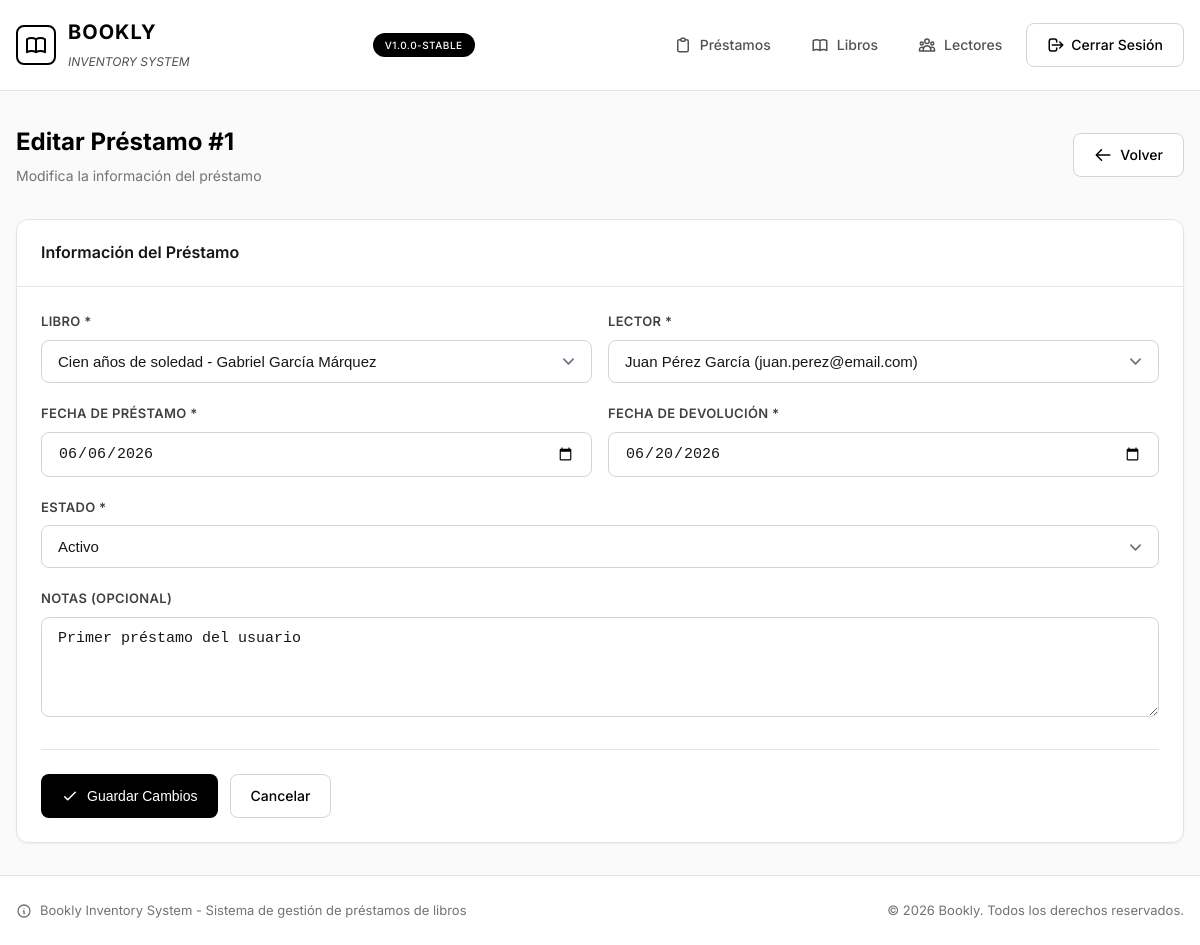
Screenshot of /edit_loan.php?id=1 (signed in) with the database file from the repository.
### tables this page shows
CREATE TABLE IF NOT EXISTS loans (
    id INT AUTO_INCREMENT PRIMARY KEY,
    book_id INT NOT NULL,
    reader_id INT NOT NULL,
    loan_date DATE NOT NULL,
    due_date DATE NOT NULL,
    return_date DATE NULL,
    status ENUM('active', 'returned', 'overdue') DEFAULT 'active',
    notes TEXT,
    created_at TIMESTAMP DEFAULT CURRENT_TIMESTAMP,
    updated_at TIMESTAMP DEFAULT CURRENT_TIMESTAMP ON UPDATE CURRENT_TIMESTAMP,
    FOREIGN KEY (book_id) REFERENCES books(id) ON DELETE CASCADE,
    FOREIGN KEY (reader_id) REFERENCES readers(id) ON DELETE CASCADE
);

CREATE TABLE IF NOT EXISTS books (
    id INT AUTO_INCREMENT PRIMARY KEY,
    title VARCHAR(255) NOT NULL,
    author VARCHAR(255) NOT NULL,
    isbn VARCHAR(20) UNIQUE,
    category VARCHAR(100),
    available_copies INT DEFAULT 1,
    total_copies INT DEFAULT 1,
    created_at TIMESTAMP DEFAULT CURRENT_TIMESTAMP,
    updated_at TIMESTAMP DEFAULT CURRENT_TIMESTAMP ON UPDATE CURRENT_TIMESTAMP
);

CREATE TABLE IF NOT EXISTS readers (
    id INT AUTO_INCREMENT PRIMARY KEY,
    full_name VARCHAR(255) NOT NULL,
    email VARCHAR(255) UNIQUE NOT NULL,
    phone VARCHAR(20),
    address TEXT,
    membership_date DATE DEFAULT (CURRENT_DATE),
    status ENUM('active', 'inactive', 'suspended') DEFAULT 'active',
    created_at TIMESTAMP DEFAULT CURRENT_TIMESTAMP,
    updated_at TIMESTAMP DEFAULT CURRENT_TIMESTAMP ON UPDATE CURRENT_TIMESTAMP
);

### edit_loan.php (the view, shortened to what this page needs)
<?php
$loan = null;
$loan_id = isset($_GET['id']) ? (int)$_GET['id'] : 0;
try {
    $db = getDB();
    $stmt = $db->prepare("SELECT * FROM loans WHERE id = ?");
    $stmt->execute([$loan_id]);
    $loan = $stmt->fetch();
    $books = $db->query("SELECT id, title, author, available_copies FROM books ORDER BY title")->fetchAll();
    $readers = $db->query("SELECT id, full_name, email FROM readers ORDER BY full_name")->fetchAll();
} catch (PDOException $e) {
    header("Location: index.php?error=" . urlencode("Error al cargar el préstamo."));
    exit;
}
include 'includes/header.php';
?>
<div class="page-header">
    <div>
        <h2 class="page-title">Editar Préstamo #<?php echo $loan_id; ?></h2>
        <p class="page-subtitle">Modifica la información del préstamo</p>
    </div>
    <a href="index.php" class="btn btn-secondary">
        <svg xmlns="http://www.w3.org/2000/svg" fill="none" viewBox="0 0 24 24" stroke="currentColor" stroke-width="2">
            <path stroke-linecap="round" stroke-linejoin="round" d="M10 19l-7-7m0 0l7-7m-7 7h18" />
        </svg>
        Volver
    </a>
</div>
<div class="card">
    <div class="card-header">
        <h3 class="card-title">Información del Préstamo</h3>
    </div>
    <div class="card-body">
        <form method="POST" action="">
            <div class="form-row">
                <div class="form-group">
                    <label for="book_id" class="form-label">Libro *</label>
                    <select name="book_id" id="book_id" class="form-control" required>
                        <?php foreach ($books as $book): ?>
                        <option value="<?php echo $book['id']; ?>" <?php echo ($loan['book_id'] == $book['id']) ? 'selected' : ''; ?>>
                            <?php echo htmlspecialchars($book['title'] . ' - ' . $book['author']); ?>
                        </option>
                        <?php endforeach; ?>
                    </select>
                </div>
                <div class="form-group">
                    <label for="reader_id" class="form-label">Lector *</label>
                    <select name="reader_id" id="reader_id" class="form-control" required>
                        <?php foreach ($readers as $reader): ?>
                        <option value="<?php echo $reader['id']; ?>" <?php echo ($loan['reader_id'] == $reader['id']) ? 'selected' : ''; ?>>
                            <?php echo htmlspecialchars($reader['full_name'] . ' (' . $reader['email'] . ')'); ?>
                        </option>
                        <?php endforeach; ?>
                    </select>
                </div>
            </div>
            <div class="form-row">
                <div class="form-group">
                    <label for="loan_date" class="form-label">Fecha de Préstamo *</label>
                    <input type="date" name="loan_date" id="loan_date" class="form-control"
                           value="<?php echo htmlspecialchars($loan['loan_date']); ?>" required>
                </div>
                <div class="form-group">
                    <label for="due_date" class="form-label">Fecha de Devolución *</label>
                    <input type="date" name="due_date" id="due_date" class="form-control"
                           value="<?php echo htmlspecialchars($loan['due_date']); ?>" required>
                </div>
            </div>
            <div class="form-group">
                <label for="status" class="form-label">Estado *</label>
                <select name="status" id="status" class="form-control" required>
                    <option value="active" <?php echo ($loan['status'] === 'active') ? 'selected' : ''; ?>>Activo</option>
                </select>
            </div>
            <div class="form-group">
                <label for="notes" class="form-label">Notas (opcional)</label>
                <textarea name="notes" id="notes" class="form-control" placeholder="Agregar notas o comentarios..."><?php echo htmlspecialchars($loan['notes']); ?></textarea>
            </div>
            <div class="form-actions">
                <button type="submit" class="btn btn-primary">
                    <svg xmlns="http://www.w3.org/2000/svg" fill="none" viewBox="0 0 24 24" stroke="currentColor" stroke-width="2">
                        <path stroke-linecap="round" stroke-linejoin="round" d="M5 13l4 4L19 7" />
                    </svg>
                    Guardar Cambios
                </button>
                <a href="index.php" class="btn btn-secondary">Cancelar</a>
            </div>
        </form>
    </div>
</div>
<?php include 'includes/footer.php'; ?>

### assets/css/styles.css (style rules this page uses)
:root { --color-black: #000000; --color-white: #ffffff; --color-gray-50: #fafafa; --color-gray-100: #f5f5f5; --color-gray-200: #e5e5e5; --color-gray-300: #d4d4d4; --color-gray-400: #a3a3a3; --color-gray-500: #737373; --color-gray-600: #525252; --color-gray-700: #404040; --color-gray-800: #262626; --color-gray-900: #171717; --font-sans: 'Inter', -apple-system, BlinkMacSystemFont, 'Segoe UI', Roboto, sans-serif; --shadow-sm: 0 1px 2px 0 rgb(0 0 0 / 0.05); --shadow-md: 0 4px 6px -1px rgb(0 0 0 / 0.1), 0 2px 4px -2px rgb(0 0 0 / 0.1); --shadow-lg: 0 10px 15px -3px rgb(0 0 0 / 0.1), 0 4px 6px -4px rgb(0 0 0 / 0.1); --radius-sm: 0.375rem; --radius-md: 0.5rem; --radius-lg: 0.75rem; }
* { margin: 0; padding: 0; box-sizing: border-box; }
body { font-family: var(--font-sans); background-color: var(--color-gray-50); color: var(--color-gray-900); line-height: 1.6; min-height: 100vh; }
.page-header { display: flex; align-items: center; justify-content: space-between; flex-wrap: wrap; gap: 1rem; margin-bottom: 2rem; }
.page-title { font-size: 1.5rem; font-weight: 700; color: var(--color-black); }
.page-subtitle { color: var(--color-gray-500); font-size: 0.875rem; margin-top: 0.25rem; }
.card { background-color: var(--color-white); border: 1px solid var(--color-gray-200); border-radius: var(--radius-lg); box-shadow: var(--shadow-sm); }
.card-header { padding: 1.25rem 1.5rem; border-bottom: 1px solid var(--color-gray-200); }
.card-title { font-size: 1rem; font-weight: 600; }
.card-body { padding: 1.5rem; }
.btn { display: inline-flex; align-items: center; justify-content: center; gap: 0.5rem; padding: 0.625rem 1.25rem; border-radius: var(--radius-md); font-size: 0.875rem; font-weight: 500; text-decoration: none; cursor: pointer; transition: all 0.2s ease; border: none; white-space: nowrap; }
.btn svg { width: 18px; height: 18px; }
.btn-primary { background-color: var(--color-black); color: var(--color-white); }
.btn-secondary { background-color: var(--color-white); color: var(--color-black); border: 1px solid var(--color-gray-300); }
.form-group { margin-bottom: 1.25rem; }
.form-label { display: block; font-size: 0.8125rem; font-weight: 600; color: var(--color-gray-700); margin-bottom: 0.5rem; text-transform: uppercase; letter-spacing: 0.025em; }
.form-control { width: 100%; padding: 0.75rem 1rem; border: 1px solid var(--color-gray-300); border-radius: var(--radius-md); font-size: 0.9375rem; color: var(--color-gray-900); background-color: var(--color-white); transition: border-color 0.2s ease, box-shadow 0.2s ease; }
.form-control::placeholder { color: var(--color-gray-400); }
select.form-control { cursor: pointer; appearance: none; background-position: right 0.75rem center; background-repeat: no-repeat; background-size: 1.5em 1.5em; padding-right: 2.5rem; }
textarea.form-control { min-height: 100px; resize: vertical; }
.form-row { display: grid; grid-template-columns: repeat(auto-fit, minmax(200px, 1fr)); gap: 1rem; }
.form-actions { display: flex; gap: 0.75rem; margin-top: 1.5rem; padding-top: 1.5rem; border-top: 1px solid var(--color-gray-200); }

### rows the page displays
loans: book_id "Cien años de soledad - Gabriel García Márquez", reader_id "Juan Pérez García (juan.perez@email.com)", loan_date "06/06/2026", due_date "06/20/2026", status "Activo", notes "Primer préstamo del usuario"

### other values shown
$loan_id "1"
